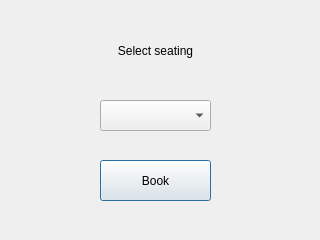
<?xml version="1.0" encoding="UTF-8"?>
<ui version="4.0">
 <class>EconomySelection</class>
 <widget class="QDialog" name="EconomySelection">
  <property name="geometry">
   <rect>
    <x>0</x>
    <y>0</y>
    <width>320</width>
    <height>240</height>
   </rect>
  </property>
  <property name="windowTitle">
   <string>Dialog</string>
  </property>
  <widget class="QPushButton" name="book">
   <property name="geometry">
    <rect>
     <x>100</x>
     <y>160</y>
     <width>111</width>
     <height>41</height>
    </rect>
   </property>
   <property name="text">
    <string>Book</string>
   </property>
  </widget>
  <widget class="QLabel" name="label">
   <property name="geometry">
    <rect>
     <x>100</x>
     <y>20</y>
     <width>111</width>
     <height>61</height>
    </rect>
   </property>
   <property name="text">
    <string>Select seating</string>
   </property>
   <property name="alignment">
    <set>Qt::AlignCenter</set>
   </property>
  </widget>
  <widget class="QComboBox" name="sselection">
   <property name="geometry">
    <rect>
     <x>100</x>
     <y>100</y>
     <width>111</width>
     <height>31</height>
    </rect>
   </property>
  </widget>
 </widget>
 <resources/>
 <connections/>
</ui>
